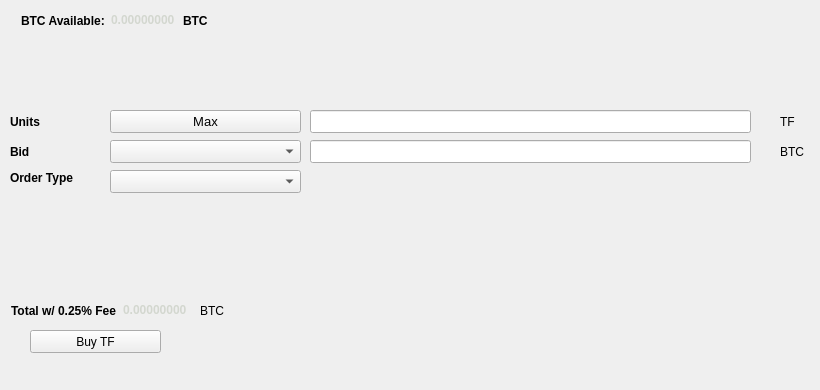
   <widget class="QWidget" name="BuyTab">
    <attribute name="title">
     <string>Buy</string>
    </attribute>
    <widget class="QPushButton" name="BuyTF">
     <property name="geometry">
      <rect>
       <x>30</x>
       <y>330</y>
       <width>131</width>
       <height>23</height>
      </rect>
     </property>
     <property name="text">
      <string>Buy TF</string>
     </property>
     <property name="icon">
      <iconset resource="../valideum.qrc">
       <normaloff>:/icons/bitcoin</normaloff>:/icons/bitcoin</iconset>
     </property>
    </widget>
    <widget class="QLabel" name="label_3">
     <property name="geometry">
      <rect>
       <x>10</x>
       <y>110</y>
       <width>46</width>
       <height>23</height>
      </rect>
     </property>
     <property name="font">
      <font>
       <weight>75</weight>
       <bold>true</bold>
      </font>
     </property>
     <property name="text">
      <string>Units</string>
     </property>
    </widget>
    <widget class="QLineEdit" name="UnitsInput">
     <property name="geometry">
      <rect>
       <x>310</x>
       <y>110</y>
       <width>441</width>
       <height>23</height>
      </rect>
     </property>
     <property name="font">
      <font>
       <pointsize>9</pointsize>
       <weight>75</weight>
       <bold>true</bold>
      </font>
     </property>
    </widget>
    <widget class="QLineEdit" name="BuyBidPriceEdit">
     <property name="geometry">
      <rect>
       <x>310</x>
       <y>140</y>
       <width>441</width>
       <height>23</height>
      </rect>
     </property>
     <property name="font">
      <font>
       <pointsize>9</pointsize>
       <weight>75</weight>
       <bold>true</bold>
      </font>
     </property>
    </widget>
    <widget class="QLabel" name="label_4">
     <property name="geometry">
      <rect>
       <x>780</x>
       <y>110</y>
       <width>31</width>
       <height>23</height>
      </rect>
     </property>
     <property name="text">
      <string>TF</string>
     </property>
    </widget>
    <widget class="QLabel" name="label_5">
     <property name="geometry">
      <rect>
       <x>780</x>
       <y>140</y>
       <width>31</width>
       <height>23</height>
      </rect>
     </property>
     <property name="text">
      <string>BTC</string>
     </property>
    </widget>
    <widget class="QLabel" name="label_6">
     <property name="geometry">
      <rect>
       <x>10</x>
       <y>140</y>
       <width>46</width>
       <height>23</height>
      </rect>
     </property>
     <property name="font">
      <font>
       <weight>75</weight>
       <bold>true</bold>
      </font>
     </property>
     <property name="text">
      <string>Bid</string>
     </property>
    </widget>
    <widget class="QLabel" name="label_7">
     <property name="geometry">
      <rect>
       <x>10</x>
       <y>170</y>
       <width>91</width>
       <height>16</height>
      </rect>
     </property>
     <property name="font">
      <font>
       <weight>75</weight>
       <bold>true</bold>
      </font>
     </property>
     <property name="text">
      <string>Order Type</string>
     </property>
    </widget>
    <widget class="QPushButton" name="Buy_Max_Amount">
     <property name="geometry">
      <rect>
       <x>110</x>
       <y>110</y>
       <width>191</width>
       <height>23</height>
      </rect>
     </property>
     <property name="font">
      <font>
       <pointsize>10</pointsize>
      </font>
     </property>
     <property name="text">
      <string>Max</string>
     </property>
    </widget>
    <widget class="QComboBox" name="BuyBidcomboBox">
     <property name="geometry">
      <rect>
       <x>110</x>
       <y>140</y>
       <width>191</width>
       <height>23</height>
      </rect>
     </property>
     <property name="font">
      <font>
       <pointsize>10</pointsize>
      </font>
     </property>
    </widget>
    <widget class="QComboBox" name="buyOrdertypeCombo">
     <property name="geometry">
      <rect>
       <x>110</x>
       <y>170</y>
       <width>191</width>
       <height>23</height>
      </rect>
     </property>
     <property name="font">
      <font>
       <pointsize>10</pointsize>
      </font>
     </property>
    </widget>
    <widget class="QWidget" name="layoutWidget1">
     <property name="geometry">
      <rect>
       <x>21</x>
       <y>11</y>
       <width>227</width>
       <height>19</height>
      </rect>
     </property>
     <layout class="QHBoxLayout" name="horizontalLayout_3">
      <item>
       <widget class="QLabel" name="label232">
        <property name="font">
         <font>
          <weight>75</weight>
          <bold>true</bold>
         </font>
        </property>
        <property name="text">
         <string>BTC Available:</string>
        </property>
       </widget>
      </item>
      <item>
       <widget class="QLabel" name="BtcAvailableLbl">
        <property name="palette">
         <palette>
          <active>
           <colorrole role="WindowText">
            <brush brushstyle="SolidPattern">
             <color alpha="255">
              <red>211</red>
              <green>215</green>
              <blue>207</blue>
             </color>
            </brush>
           </colorrole>
           <colorrole role="Button">
            <brush brushstyle="SolidPattern">
             <color alpha="255">
              <red>70</red>
              <green>81</green>
              <blue>86</blue>
             </color>
            </brush>
           </colorrole>
           <colorrole role="Light">
            <brush brushstyle="SolidPattern">
             <color alpha="255">
              <red>0</red>
              <green>255</green>
              <blue>0</blue>
             </color>
            </brush>
           </colorrole>
           <colorrole role="Midlight">
            <brush brushstyle="SolidPattern">
             <color alpha="255">
              <red>0</red>
              <green>212</green>
              <blue>0</blue>
             </color>
            </brush>
           </colorrole>
           <colorrole role="Dark">
            <brush brushstyle="SolidPattern">
             <color alpha="255">
              <red>0</red>
              <green>85</green>
              <blue>0</blue>
             </color>
            </brush>
           </colorrole>
           <colorrole role="Mid">
            <brush brushstyle="SolidPattern">
             <color alpha="255">
              <red>0</red>
              <green>113</green>
              <blue>0</blue>
             </color>
            </brush>
           </colorrole>
           <colorrole role="Text">
            <brush brushstyle="SolidPattern">
             <color alpha="255">
              <red>211</red>
              <green>215</green>
              <blue>207</blue>
             </color>
            </brush>
           </colorrole>
           <colorrole role="BrightText">
            <brush brushstyle="SolidPattern">
             <color alpha="255">
              <red>255</red>
              <green>255</green>
              <blue>255</blue>
             </color>
            </brush>
           </colorrole>
           <colorrole role="ButtonText">
            <brush brushstyle="SolidPattern">
             <color alpha="255">
              <red>211</red>
              <green>215</green>
              <blue>207</blue>
             </color>
            </brush>
           </colorrole>
           <colorrole role="Base">
            <brush brushstyle="SolidPattern">
             <color alpha="255">
              <red>70</red>
              <green>81</green>
              <blue>86</blue>
             </color>
            </brush>
           </colorrole>
           <colorrole role="Window">
            <brush brushstyle="SolidPattern">
             <color alpha="255">
              <red>70</red>
              <green>81</green>
              <blue>86</blue>
             </color>
            </brush>
           </colorrole>
           <colorrole role="Shadow">
            <brush brushstyle="SolidPattern">
             <color alpha="255">
              <red>0</red>
              <green>0</green>
              <blue>0</blue>
             </color>
            </brush>
           </colorrole>
           <colorrole role="AlternateBase">
            <brush brushstyle="SolidPattern">
             <color alpha="255">
              <red>127</red>
              <green>212</green>
              <blue>127</blue>
             </color>
            </brush>
           </colorrole>
           <colorrole role="ToolTipBase">
            <brush brushstyle="SolidPattern">
             <color alpha="255">
              <red>255</red>
              <green>255</green>
              <blue>220</blue>
             </color>
            </brush>
           </colorrole>
           <colorrole role="ToolTipText">
            <brush brushstyle="SolidPattern">
             <color alpha="255">
              <red>0</red>
              <green>0</green>
              <blue>0</blue>
             </color>
            </brush>
           </colorrole>
           <colorrole role="PlaceholderText">
            <brush brushstyle="NoBrush">
             <color alpha="128">
              <red>211</red>
              <green>215</green>
              <blue>207</blue>
             </color>
            </brush>
           </colorrole>
          </active>
          <inactive>
           <colorrole role="WindowText">
            <brush brushstyle="SolidPattern">
             <color alpha="255">
              <red>211</red>
              <green>215</green>
              <blue>207</blue>
             </color>
            </brush>
           </colorrole>
           <colorrole role="Button">
            <brush brushstyle="SolidPattern">
             <color alpha="255">
              <red>70</red>
              <green>81</green>
              <blue>86</blue>
             </color>
            </brush>
           </colorrole>
           <colorrole role="Light">
            <brush brushstyle="SolidPattern">
             <color alpha="255">
              <red>0</red>
              <green>255</green>
              <blue>0</blue>
             </color>
            </brush>
           </colorrole>
           <colorrole role="Midlight">
            <brush brushstyle="SolidPattern">
             <color alpha="255">
              <red>0</red>
              <green>212</green>
              <blue>0</blue>
             </color>
            </brush>
           </colorrole>
           <colorrole role="Dark">
            <brush brushstyle="SolidPattern">
             <color alpha="255">
              <red>0</red>
              <green>85</green>
              <blue>0</blue>
             </color>
            </brush>
           </colorrole>
           <colorrole role="Mid">
            <brush brushstyle="SolidPattern">
             <color alpha="255">
              <red>0</red>
              <green>113</green>
              <blue>0</blue>
             </color>
            </brush>
           </colorrole>
           <colorrole role="Text">
            <brush brushstyle="SolidPattern">
             <color alpha="255">
              <red>211</red>
              <green>215</green>
              <blue>207</blue>
             </color>
            </brush>
           </colorrole>
           <colorrole role="BrightText">
            <brush brushstyle="SolidPattern">
             <color alpha="255">
              <red>255</red>
              <green>255</green>
              <blue>255</blue>
             </color>
            </brush>
           </colorrole>
           <colorrole role="ButtonText">
            <brush brushstyle="SolidPattern">
             <color alpha="255">
              <red>211</red>
              <green>215</green>
              <blue>207</blue>
             </color>
            </brush>
           </colorrole>
           <colorrole role="Base">
            <brush brushstyle="SolidPattern">
             <color alpha="255">
              <red>70</red>
              <green>81</green>
              <blue>86</blue>
             </color>
            </brush>
           </colorrole>
           <colorrole role="Window">
            <brush brushstyle="SolidPattern">
             <color alpha="255">
              <red>70</red>
              <green>81</green>
              <blue>86</blue>
             </color>
            </brush>
           </colorrole>
           <colorrole role="Shadow">
            <brush brushstyle="SolidPattern">
             <color alpha="255">
              <red>0</red>
              <green>0</green>
              <blue>0</blue>
             </color>
            </brush>
           </colorrole>
           <colorrole role="AlternateBase">
            <brush brushstyle="SolidPattern">
             <color alpha="255">
              <red>127</red>
              <green>212</green>
              <blue>127</blue>
             </color>
            </brush>
           </colorrole>
           <colorrole role="ToolTipBase">
            <brush brushstyle="SolidPattern">
             <color alpha="255">
              <red>255</red>
              <green>255</green>
              <blue>220</blue>
             </color>
            </brush>
           </colorrole>
           <colorrole role="ToolTipText">
            <brush brushstyle="SolidPattern">
             <color alpha="255">
              <red>0</red>
              <green>0</green>
              <blue>0</blue>
             </color>
            </brush>
           </colorrole>
           <colorrole role="PlaceholderText">
            <brush brushstyle="NoBrush">
             <color alpha="128">
              <red>211</red>
              <green>215</green>
              <blue>207</blue>
             </color>
            </brush>
           </colorrole>
          </inactive>
          <disabled>
           <colorrole role="WindowText">
            <brush brushstyle="SolidPattern">
             <color alpha="255">
              <red>211</red>
              <green>215</green>
              <blue>207</blue>
             </color>
            </brush>
           </colorrole>
           <colorrole role="Button">
            <brush brushstyle="SolidPattern">
             <color alpha="255">
              <red>70</red>
              <green>81</green>
              <blue>86</blue>
             </color>
            </brush>
           </colorrole>
           <colorrole role="Light">
            <brush brushstyle="SolidPattern">
             <color alpha="255">
              <red>0</red>
              <green>255</green>
              <blue>0</blue>
             </color>
            </brush>
           </colorrole>
           <colorrole role="Midlight">
            <brush brushstyle="SolidPattern">
             <color alpha="255">
              <red>0</red>
              <green>212</green>
              <blue>0</blue>
             </color>
            </brush>
           </colorrole>
           <colorrole role="Dark">
            <brush brushstyle="SolidPattern">
             <color alpha="255">
              <red>0</red>
              <green>85</green>
              <blue>0</blue>
             </color>
            </brush>
           </colorrole>
           <colorrole role="Mid">
            <brush brushstyle="SolidPattern">
             <color alpha="255">
              <red>0</red>
              <green>113</green>
              <blue>0</blue>
             </color>
            </brush>
           </colorrole>
           <colorrole role="Text">
            <brush brushstyle="SolidPattern">
             <color alpha="255">
              <red>211</red>
              <green>215</green>
              <blue>207</blue>
             </color>
            </brush>
           </colorrole>
           <colorrole role="BrightText">
            <brush brushstyle="SolidPattern">
             <color alpha="255">
              <red>255</red>
              <green>255</green>
              <blue>255</blue>
             </color>
            </brush>
           </colorrole>
           <colorrole role="ButtonText">
            <brush brushstyle="SolidPattern">
             <color alpha="255">
              <red>211</red>
              <green>215</green>
              <blue>207</blue>
             </color>
            </brush>
           </colorrole>
           <colorrole role="Base">
            <brush brushstyle="SolidPattern">
             <color alpha="255">
              <red>70</red>
              <green>81</green>
              <blue>86</blue>
             </color>
            </brush>
           </colorrole>
           <colorrole role="Window">
            <brush brushstyle="SolidPattern">
             <color alpha="255">
              <red>70</red>
              <green>81</green>
              <blue>86</blue>
             </color>
            </brush>
           </colorrole>
           <colorrole role="Shadow">
            <brush brushstyle="SolidPattern">
             <color alpha="255">
              <red>0</red>
              <green>0</green>
              <blue>0</blue>
             </color>
            </brush>
           </colorrole>
           <colorrole role="AlternateBase">
            <brush brushstyle="SolidPattern">
             <color alpha="255">
              <red>0</red>
              <green>170</green>
              <blue>0</blue>
             </color>
            </brush>
           </colorrole>
           <colorrole role="ToolTipBase">
            <brush brushstyle="SolidPattern">
             <color alpha="255">
              <red>255</red>
              <green>255</green>
              <blue>220</blue>
             </color>
            </brush>
           </colorrole>
           <colorrole role="ToolTipText">
            <brush brushstyle="SolidPattern">
             <color alpha="255">
              <red>0</red>
              <green>0</green>
              <blue>0</blue>
             </color>
            </brush>
           </colorrole>
           <colorrole role="PlaceholderText">
            <brush brushstyle="NoBrush">
             <color alpha="128">
              <red>211</red>
              <green>215</green>
              <blue>207</blue>
             </color>
            </brush>
           </colorrole>
          </disabled>
         </palette>
        </property>
        <property name="font">
         <font>
          <weight>75</weight>
          <bold>true</bold>
         </font>
        </property>
        <property name="text">
         <string>0.00000000</string>
        </property>
        <property name="textInteractionFlags">
         <set>Qt::LinksAccessibleByMouse|Qt::TextSelectableByKeyboard|Qt::TextSelectableByMouse</set>
        </property>
       </widget>
      </item>
      <item>
       <widget class="QLabel" name="BtcAvailableLbl_2">
        <property name="font">
         <font>
          <weight>75</weight>
          <bold>true</bold>
         </font>
        </property>
        <property name="text">
         <string>BTC</string>
        </property>
       </widget>
      </item>
     </layout>
    </widget>
    <widget class="QWidget" name="layoutWidge2">
     <property name="geometry">
      <rect>
       <x>11</x>
       <y>301</y>
       <width>259</width>
       <height>19</height>
      </rect>
     </property>
     <layout class="QHBoxLayout" name="horizontalLayout_4">
      <item>
       <widget class="QLabel" name="label_9">
        <property name="font">
         <font>
          <weight>75</weight>
          <bold>true</bold>
         </font>
        </property>
        <property name="text">
         <string>Total w/ 0.25% Fee</string>
        </property>
       </widget>
      </item>
      <item>
       <widget class="QLabel" name="BuyCostLabel">
        <property name="palette">
         <palette>
          <active>
           <colorrole role="WindowText">
            <brush brushstyle="SolidPattern">
             <color alpha="255">
              <red>211</red>
              <green>215</green>
              <blue>207</blue>
             </color>
            </brush>
           </colorrole>
           <colorrole role="Button">
            <brush brushstyle="SolidPattern">
             <color alpha="255">
              <red>70</red>
              <green>81</green>
              <blue>86</blue>
             </color>
            </brush>
           </colorrole>
           <colorrole role="Light">
            <brush brushstyle="SolidPattern">
             <color alpha="255">
              <red>0</red>
              <green>255</green>
              <blue>0</blue>
             </color>
            </brush>
           </colorrole>
           <colorrole role="Midlight">
            <brush brushstyle="SolidPattern">
             <color alpha="255">
              <red>0</red>
              <green>212</green>
              <blue>0</blue>
             </color>
            </brush>
           </colorrole>
           <colorrole role="Dark">
            <brush brushstyle="SolidPattern">
             <color alpha="255">
              <red>0</red>
              <green>85</green>
              <blue>0</blue>
             </color>
            </brush>
           </colorrole>
           <colorrole role="Mid">
            <brush brushstyle="SolidPattern">
             <color alpha="255">
              <red>0</red>
              <green>113</green>
              <blue>0</blue>
             </color>
            </brush>
           </colorrole>
           <colorrole role="Text">
            <brush brushstyle="SolidPattern">
             <color alpha="255">
              <red>211</red>
              <green>215</green>
              <blue>207</blue>
             </color>
            </brush>
           </colorrole>
           <colorrole role="BrightText">
            <brush brushstyle="SolidPattern">
             <color alpha="255">
              <red>255</red>
              <green>255</green>
              <blue>255</blue>
             </color>
            </brush>
           </colorrole>
           <colorrole role="ButtonText">
            <brush brushstyle="SolidPattern">
             <color alpha="255">
              <red>211</red>
              <green>215</green>
              <blue>207</blue>
             </color>
            </brush>
           </colorrole>
           <colorrole role="Base">
            <brush brushstyle="SolidPattern">
             <color alpha="255">
              <red>70</red>
              <green>81</green>
              <blue>86</blue>
             </color>
            </brush>
           </colorrole>
           <colorrole role="Window">
            <brush brushstyle="SolidPattern">
             <color alpha="255">
              <red>70</red>
              <green>81</green>
              <blue>86</blue>
             </color>
            </brush>
           </colorrole>
           <colorrole role="Shadow">
            <brush brushstyle="SolidPattern">
             <color alpha="255">
              <red>0</red>
              <green>0</green>
              <blue>0</blue>
             </color>
            </brush>
           </colorrole>
           <colorrole role="AlternateBase">
            <brush brushstyle="SolidPattern">
             <color alpha="255">
              <red>127</red>
              <green>212</green>
              <blue>127</blue>
             </color>
            </brush>
           </colorrole>
           <colorrole role="ToolTipBase">
            <brush brushstyle="SolidPattern">
             <color alpha="255">
              <red>255</red>
              <green>255</green>
              <blue>220</blue>
             </color>
            </brush>
           </colorrole>
           <colorrole role="ToolTipText">
            <brush brushstyle="SolidPattern">
             <color alpha="255">
              <red>0</red>
              <green>0</green>
              <blue>0</blue>
             </color>
            </brush>
           </colorrole>
           <colorrole role="PlaceholderText">
            <brush brushstyle="NoBrush">
             <color alpha="128">
              <red>211</red>
              <green>215</green>
              <blue>207</blue>
             </color>
            </brush>
           </colorrole>
          </active>
          <inactive>
           <colorrole role="WindowText">
            <brush brushstyle="SolidPattern">
             <color alpha="255">
              <red>211</red>
              <green>215</green>
              <blue>207</blue>
             </color>
            </brush>
           </colorrole>
           <colorrole role="Button">
            <brush brushstyle="SolidPattern">
             <color alpha="255">
              <red>70</red>
              <green>81</green>
              <blue>86</blue>
             </color>
            </brush>
           </colorrole>
           <colorrole role="Light">
            <brush brushstyle="SolidPattern">
             <color alpha="255">
              <red>0</red>
              <green>255</green>
              <blue>0</blue>
             </color>
            </brush>
           </colorrole>
           <colorrole role="Midlight">
            <brush brushstyle="SolidPattern">
             <color alpha="255">
              <red>0</red>
              <green>212</green>
              <blue>0</blue>
             </color>
            </brush>
           </colorrole>
           <colorrole role="Dark">
            <brush brushstyle="SolidPattern">
             <color alpha="255">
              <red>0</red>
              <green>85</green>
              <blue>0</blue>
             </color>
            </brush>
           </colorrole>
           <colorrole role="Mid">
            <brush brushstyle="SolidPattern">
             <color alpha="255">
              <red>0</red>
              <green>113</green>
              <blue>0</blue>
             </color>
            </brush>
           </colorrole>
           <colorrole role="Text">
            <brush brushstyle="SolidPattern">
             <color alpha="255">
              <red>211</red>
              <green>215</green>
              <blue>207</blue>
             </color>
            </brush>
           </colorrole>
           <colorrole role="BrightText">
            <brush brushstyle="SolidPattern">
             <color alpha="255">
              <red>255</red>
              <green>255</green>
              <blue>255</blue>
             </color>
            </brush>
           </colorrole>
           <colorrole role="ButtonText">
            <brush brushstyle="SolidPattern">
             <color alpha="255">
              <red>211</red>
              <green>215</green>
              <blue>207</blue>
             </color>
            </brush>
           </colorrole>
           <colorrole role="Base">
            <brush brushstyle="SolidPattern">
             <color alpha="255">
              <red>70</red>
              <green>81</green>
              <blue>86</blue>
             </color>
            </brush>
           </colorrole>
           <colorrole role="Window">
            <brush brushstyle="SolidPattern">
             <color alpha="255">
              <red>70</red>
              <green>81</green>
              <blue>86</blue>
             </color>
            </brush>
           </colorrole>
           <colorrole role="Shadow">
            <brush brushstyle="SolidPattern">
             <color alpha="255">
              <red>0</red>
              <green>0</green>
              <blue>0</blue>
             </color>
            </brush>
           </colorrole>
           <colorrole role="AlternateBase">
            <brush brushstyle="SolidPattern">
             <color alpha="255">
              <red>127</red>
              <green>212</green>
              <blue>127</blue>
             </color>
            </brush>
           </colorrole>
           <colorrole role="ToolTipBase">
            <brush brushstyle="SolidPattern">
             <color alpha="255">
              <red>255</red>
              <green>255</green>
              <blue>220</blue>
             </color>
            </brush>
           </colorrole>
           <colorrole role="ToolTipText">
            <brush brushstyle="SolidPattern">
             <color alpha="255">
              <red>0</red>
              <green>0</green>
              <blue>0</blue>
             </color>
            </brush>
           </colorrole>
           <colorrole role="PlaceholderText">
            <brush brushstyle="NoBrush">
             <color alpha="128">
              <red>211</red>
              <green>215</green>
              <blue>207</blue>
             </color>
            </brush>
           </colorrole>
          </inactive>
          <disabled>
           <colorrole role="WindowText">
            <brush brushstyle="SolidPattern">
             <color alpha="255">
              <red>211</red>
              <green>215</green>
              <blue>207</blue>
             </color>
            </brush>
           </colorrole>
           <colorrole role="Button">
            <brush brushstyle="SolidPattern">
             <color alpha="255">
              <red>70</red>
              <green>81</green>
              <blue>86</blue>
             </color>
            </brush>
           </colorrole>
           <colorrole role="Light">
            <brush brushstyle="SolidPattern">
             <color alpha="255">
              <red>0</red>
              <green>255</green>
              <blue>0</blue>
             </color>
            </brush>
           </colorrole>
           <colorrole role="Midlight">
            <brush brushstyle="SolidPattern">
             <color alpha="255">
              <red>0</red>
              <green>212</green>
              <blue>0</blue>
             </color>
            </brush>
           </colorrole>
           <colorrole role="Dark">
            <brush brushstyle="SolidPattern">
             <color alpha="255">
              <red>0</red>
              <green>85</green>
              <blue>0</blue>
             </color>
            </brush>
           </colorrole>
           <colorrole role="Mid">
            <brush brushstyle="SolidPattern">
             <color alpha="255">
              <red>0</red>
              <green>113</green>
              <blue>0</blue>
             </color>
            </brush>
           </colorrole>
           <colorrole role="Text">
            <brush brushstyle="SolidPattern">
             <color alpha="255">
              <red>211</red>
              <green>215</green>
              <blue>207</blue>
             </color>
            </brush>
           </colorrole>
           <colorrole role="BrightText">
            <brush brushstyle="SolidPattern">
             <color alpha="255">
              <red>255</red>
              <green>255</green>
              <blue>255</blue>
             </color>
            </brush>
           </colorrole>
           <colorrole role="ButtonText">
            <brush brushstyle="SolidPattern">
             <color alpha="255">
              <red>211</red>
              <green>215</green>
              <blue>207</blue>
             </color>
            </brush>
           </colorrole>
           <colorrole role="Base">
            <brush brushstyle="SolidPattern">
             <color alpha="255">
              <red>70</red>
              <green>81</green>
              <blue>86</blue>
             </color>
            </brush>
           </colorrole>
           <colorrole role="Window">
            <brush brushstyle="SolidPattern">
             <color alpha="255">
              <red>70</red>
              <green>81</green>
              <blue>86</blue>
             </color>
            </brush>
           </colorrole>
           <colorrole role="Shadow">
            <brush brushstyle="SolidPattern">
             <color alpha="255">
              <red>0</red>
              <green>0</green>
              <blue>0</blue>
             </color>
            </brush>
           </colorrole>
           <colorrole role="AlternateBase">
            <brush brushstyle="SolidPattern">
             <color alpha="255">
              <red>0</red>
              <green>170</green>
              <blue>0</blue>
             </color>
            </brush>
           </colorrole>
           <colorrole role="ToolTipBase">
            <brush brushstyle="SolidPattern">
             <color alpha="255">
              <red>255</red>
              <green>255</green>
              <blue>220</blue>
             </color>
            </brush>
           </colorrole>
           <colorrole role="ToolTipText">
            <brush brushstyle="SolidPattern">
             <color alpha="255">
              <red>0</red>
              <green>0</green>
              <blue>0</blue>
             </color>
            </brush>
           </colorrole>
           <colorrole role="PlaceholderText">
            <brush brushstyle="NoBrush">
             <color alpha="128">
              <red>211</red>
              <green>215</green>
              <blue>207</blue>
             </color>
            </brush>
           </colorrole>
          </disabled>
         </palette>
        </property>
        <property name="font">
         <font>
          <weight>75</weight>
          <bold>true</bold>
         </font>
        </property>
        <property name="autoFillBackground">
         <bool>false</bool>
        </property>
        <property name="text">
         <string>0.00000000</string>
        </property>
        <property name="textInteractionFlags">
         <set>Qt::LinksAccessibleByMouse|Qt::TextSelectableByMouse</set>
        </property>
       </widget>
      </item>
      <item>
       <widget class="QLabel" name="label_10">
        <property name="font">
         <font>
          <weight>50</weight>
          <bold>false</bold>
         </font>
        </property>
        <property name="text">
         <string>BTC</string>
        </property>
       </widget>
      </item>
     </layout>
    </widget>
    <widget class="QLabel" name="label_24">
     <property name="geometry">
      <rect>
       <x>460</x>
       <y>300</y>
       <width>281</width>
       <height>81</height>
      </rect>
     </property>
     <property name="text">
      <string/>
     </property>
     <property name="pixmap">
      <pixmap>:/images/bittrex</pixmap>
     </property>
    </widget>
   </widget>
